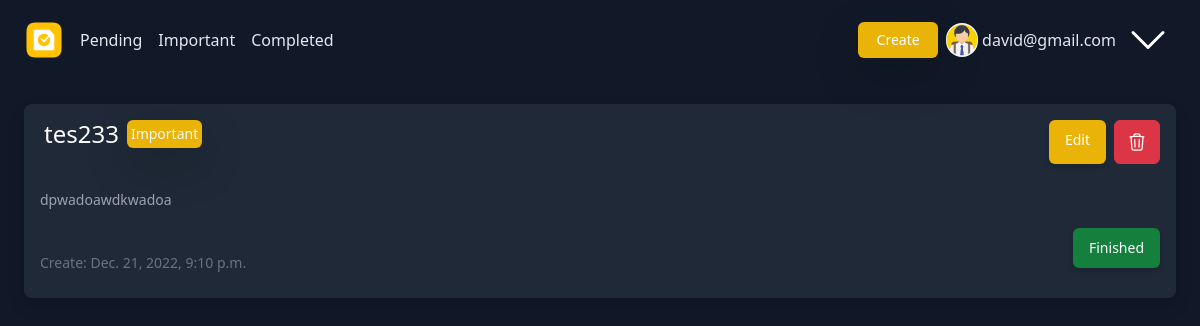
Page /task/27/detail (signed in) on the committed database.
### djangocrud/models.py (models this page shows, shortened)
class CreateTask(models.Model):
    user=models.ForeignKey(User, on_delete=models.CASCADE, related_name="tasks")
    title = models.CharField(max_length=100)
    description = models.TextField(blank=True)
    categories = models.ForeignKey(Categories, on_delete=models.CASCADE, null=True, blank=True)
    important = models.BooleanField(default=False)
    timestamp = models.DateTimeField(auto_now_add=True)
    datecompleted = models.DateTimeField(null=True, blank=True)
    finished = models.BooleanField(default=False)

### djangocrud/views.py (the view, shortened to what this page needs)
# urls.py: path('task/<id>/detail', DetailTask.as_view(), name='detail'),
class DetailTask(LoginRequiredMixin, View):
    def get(self, request, *args, **kwargs):
        task = get_object_or_404(CreateTask, id=self.kwargs["id"], user=self.request.user)
        return render(request, 'pages/task/detail.html', {'task': task})

### templates/pages/task/detail.html (shortened to what this page needs)
{% extends 'base.html' %}
{% block navbar %}
{% include 'components/navbar.html' %}
{% endblock navbar %}
{% block content %}
  <div class="mt-10 bg-gray-800 overflow-hidden shadow rounded-lg mx-4">
    <div class=" p-3 ">
      <div class="flex justify-between">
        <div class="flex justify-start">
          <h4 class= 'text-white text-left ml-1  '>{{task.title}}</h4>
          {% if task.important and task.datecompleted %}
          <p class="ml-2 text-slate-50	shadow-lg   p-1 text-sm bg-yellow-500 rounded">Important</p>
          <p class="ml-2 text-slate-50	shadow-lg   p-1 text-sm bg-green-600 rounded">Finished</p>
          {% elif task.datecompleted%}
          <p class="ml-2 text-slate-50	shadow-lg   p-1 text-sm bg-green-600 rounded">Finished</p>
          {% elif task.important%}
          <p class="ml-2 text-slate-50	shadow-lg   p-1 text-sm bg-yellow-500 rounded">Important</p>
          {% else %}
          <p class="ml-2 text-slate-50	shadow-lg   p-1 text-sm bg-gray-500 rounded">Pending</p>
          {% endif %}
        </div>
        <div class="flex justify-end">
          <a href="{% url 'update' task.pk %}" class="no-underline text-sm inline-block px-3 py-2.5 bg-yellow-500 text-white font-medium  rounded shadow-md hover:bg-yellow-600 hover:shadow-lg focus:bg-yellow-600 focus:shadow-lg focus:outline-none focus:ring-0 active:bg-yellow-700 active:shadow-lg transition duration-150 ease-in-out">
            Edit
          </a>
          <button type="button" class="ml-2 btn btn-danger" data-bs-toggle="modal" data-bs-target="#exampleModal" data-bs-whatever="@mdo">
          </button>
        </div>
      </div>
      <p class="mt-4 text-gray-400	 text-sm leading-6 col-start-1 sm:col-span-2 lg:mt-6 lg:row-start-4 lg:col-span-1 dark:text-gray-400">
        {{task.description}}
      </p>
      <div class="flex justify-between items-center text-sm text-gray-500">
        <span class="mt-3">
          Create:
          {{task.timestamp}}
        </span>
        {% if task.datecompleted %}
          <span class="mt-3">
            Finished:
            {{task.datecompleted}}
          </span>
        {% else %}
        <form method='POST'>
          <button type = "submit" class="no-underline text-sm  px-3 py-2.5 bg-green-700 text-white font-medium  rounded shadow-md hover:bg-green-600 hover:shadow-lg focus:bg-green-700 focus:shadow-lg focus:outline-none focus:ring-0 active:bg-green-600 active:shadow-lg transition duration-150 ease-in-out">
            Finished
          </button>
        {% endif %}
      </div>
    </div>
  </div>
{% endblock content %}

### templates/components/navbar.html (shortened to what this page needs)
{% load static %}
{% url 'home' as pending %}
{% url 'important' as important %}
{% url 'finished' as finished %}
 <div class="relative mt-2">
        <nav>
            <div class=" relative flex items-center justify-between spx-4 sm:px-6" >
                <a href="{% url 'home' %}">
                <img class="h-10 w-10 mr-2 " src={% static 'logo.png' %} alt="Task">
                </a>
                <div class="lg:visible sm:invisible flex items-center flex-1">
                {% if user.is_authenticated %}
                    <a href="{% url 'home' %}" class=" p-2 no-underline focus:bg-yello-500 {% if request.path == pending %} no-underline text-base font-medium text-gray-600{% else %} text-base font-medium text-slate-200 hover:text-gray-600 {% endif %}">
                        Pending
                    </a>
                    <a href="{% url 'important' %}" class="p-2 no-underline{% if request.path == important%} no-underline text-base font-medium text-gray-600 {% else %} text-base font-medium text-slate-200	 hover:text-gray-600 {% endif %}">
                        Important
                    </a>
                    <a href="{% url 'finished' %}" class="p-2 no-underline{% if request.path == finished %} no-underline  text-base font-medium text-gray-600{% else %} text-base font-medium text-slate-200 hover:text-gray-600 {% endif %}">
                        Completed
                    </a>
                {% endif %}
            </div>
            {% if user.is_authenticated %}
                <a href="{% url 'create' %}" class="no-underline w-20 flex justify-center py-2 px-3 rounded  text-sm font-medium text-white bg-yellow-500 shadow-lg shadow-yellow-400/50   hover:bg-yellow-400 sm:mr-2">
                        Create
                </a>
                <div x-data="{ open: false }">
                        <button @click="open = true" @click.outside="open = false"  class=" flex justify-end items-center text-decoration-none " >
                            <div class="flex justify-end items-center ">
                                <img src="{% static 'img-user.png' %}" alt="mdo" width="32" height="32" class="m-1 rounded-full mx-auto ">
                                <span class="lg:visible  flex text-slate-200 m-1 sm:m-0 ">{{user.username | truncatechars:15}}</span>
                                <svg xmlns="http://www.w3.org/2000/svg" fill="none" viewBox="0 0 24 24" stroke-width="1.5" stroke="white" class="w-6 h-6 sm:w-14 sm:h-12">
                                    <path stroke-linecap="round" stroke-linejoin="round" d="M19.5 8.25l-7.5 7.5-7.5-7.5" />
                                </svg>
                            </div>
                        </button>
                      </div>
                    </div>
                </div>
            {% endif %}
<div>

### rows in the picture
CreateTask: title "tes233", description "dpwadoawdkwadoa", timestamp "Dec. 21, 2022, 9:10 p.m."

### other values in the picture
{{ user.username | truncatechars:15 }} "david@gmail.com"
